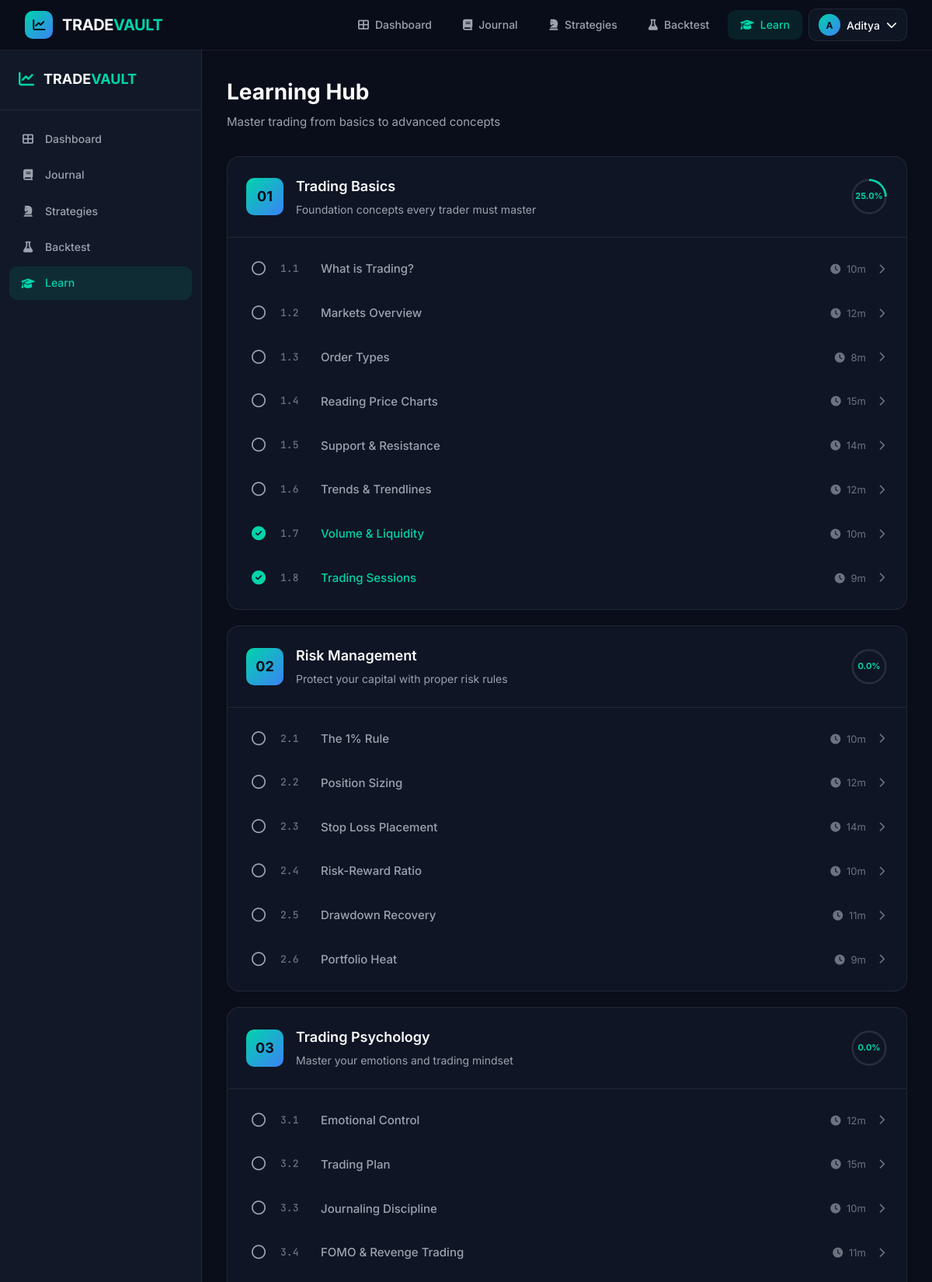
Screenshot of /learn (signed in, upper part) with the database file from the repository.
### tables this page shows
CREATE TABLE users (
    id INTEGER PRIMARY KEY AUTOINCREMENT,
    username TEXT UNIQUE NOT NULL,
    email TEXT UNIQUE NOT NULL,
    password_hash TEXT NOT NULL,
    created_at TIMESTAMP DEFAULT CURRENT_TIMESTAMP
);

CREATE TABLE learning_modules (
    id INTEGER PRIMARY KEY AUTOINCREMENT,
    title TEXT NOT NULL,
    description TEXT,
    module_order INTEGER NOT NULL,
    lesson_count INTEGER NOT NULL DEFAULT 0,
    is_locked INTEGER DEFAULT 0,
    prerequisite_module_id INTEGER,
    created_at TIMESTAMP DEFAULT CURRENT_TIMESTAMP
);

CREATE TABLE learning_lessons (
    id INTEGER PRIMARY KEY AUTOINCREMENT,
    module_id INTEGER NOT NULL,
    title TEXT NOT NULL,
    content TEXT NOT NULL,
    duration INTEGER NOT NULL,
    lesson_order INTEGER NOT NULL,
    created_at TIMESTAMP DEFAULT CURRENT_TIMESTAMP,
    FOREIGN KEY (module_id) REFERENCES learning_modules(id) ON DELETE CASCADE
);

### app.py (the view)
@app.route('/learn')
@login_required
def learn():
    user_id = current_user.id
    modules = query_db('''
        SELECT m.*,
               COUNT(DISTINCT l.id) as total_lessons,
               COUNT(DISTINCT CASE WHEN up.completed = 1 THEN up.lesson_id END) as completed_lessons
        FROM learning_modules m
        LEFT JOIN learning_lessons l ON m.id = l.module_id
        LEFT JOIN user_progress up ON l.id = up.lesson_id AND up.user_id = ?
        GROUP BY m.id
        ORDER BY m.module_order
    ''', [user_id])
    module_lessons = {}
    for module in modules:
        lessons = query_db('''
            SELECT l.*,
                   CASE WHEN up.completed = 1 THEN 1 ELSE 0 END as is_completed
            FROM learning_lessons l
            LEFT JOIN user_progress up ON l.id = up.lesson_id AND up.user_id = ?
            WHERE l.module_id = ?
            ORDER BY l.lesson_order
        ''', [user_id, module['id']])
        module_lessons[module['id']] = [dict(lesson) for lesson in lessons]
    return render_template('learning.html', modules=modules, module_lessons=module_lessons)

### app.py (called while the page is built)
def get_db():
    if 'db' not in g:
        g.db = sqlite3.connect(app.config['DATABASE'])
        g.db.row_factory = sqlite3.Row  # Enables dict-like access to rows
    return g.db

def query_db(query, args=(), one=False):
    cur = get_db().execute(query, args)
    rv = cur.fetchall()
    cur.close()
    return (rv[0] if rv else None) if one else rv

@login_manager.user_loader
def load_user(user_id):
    row = query_db('SELECT * FROM users WHERE id = ?', [user_id], one=True)
    if row:
        return User(row['id'], row['username'], row['email'], row['created_at'])
    return None

@app.context_processor
def inject_globals():
    return {
        'current_year': datetime.now().year,
        'app_name': 'TRADEVAULT AI'
    }

### templates/learning.html (shortened to what this page needs)
{% extends 'base.html' %}
{% block content %}
<div class="app-container">
    <aside class="sidebar">
        <div class="sidebar-brand">
            <i class="fas fa-chart-line"></i>
            <span>TRADE<span class="brand-accent">VAULT</span></span>
        </div>
        <nav class="sidebar-nav">
            <a href="{{ url_for('dashboard') }}" class="sidebar-link">
                <i class="fas fa-th-large"></i><span>Dashboard</span>
            </a>
            <a href="{{ url_for('journal') }}" class="sidebar-link">
                <i class="fas fa-book"></i><span>Journal</span>
            </a>
            <a href="{{ url_for('strategies') }}" class="sidebar-link">
                <i class="fas fa-chess-knight"></i><span>Strategies</span>
            </a>
            <a href="{{ url_for('backtest') }}" class="sidebar-link">
                <i class="fas fa-flask"></i><span>Backtest</span>
            </a>
            <a href="{{ url_for('learn') }}" class="sidebar-link active">
                <i class="fas fa-graduation-cap"></i><span>Learn</span>
            </a>
        </nav>
    </aside>
    <div class="main-content">
        <header class="page-header">
            <div>
                <h1 class="page-title">Learning Hub</h1>
                <p class="page-subtitle">Master trading from basics to advanced concepts</p>
            </div>
        </header>
        <div class="modules-list">
            {% for module in modules %}
            <div class="module-card {% if module.is_locked %}module-locked{% endif %}">
                <div class="module-header">
                    <div class="module-number">{{ "%02d"|format(module.module_order) }}</div>
                    <div class="module-info">
                        <h3 class="module-title">{{ module.title }}</h3>
                        <p class="module-desc">{{ module.description }}</p>
                    </div>
                    <div class="module-progress">
                        {% if module.total_lessons > 0 %}
                        {% set percent = (module.completed_lessons / module.total_lessons * 100)|round %}
                        <div class="module-progress-ring">
                            <svg viewBox="0 0 36 36">
                                <circle cx="18" cy="18" r="16" fill="none" stroke="rgba(255,255,255,0.1)" stroke-width="2"/>
                                <circle cx="18" cy="18" r="16" fill="none" stroke="#00d4aa" stroke-width="2"
                                        stroke-dasharray="100" stroke-dashoffset="{{ 100 - percent }}"
                                        transform="rotate(-90 18 18)"/>
                            </svg>
                            <span class="module-progress-text">{{ percent }}%</span>
                        </div>
                        {% endif %}
                    </div>
                </div>
                <div class="module-lessons">
                    {% set lessons = module_lessons[module.id] %}
                    {% for lesson in lessons %}
                    <a href="{{ url_for('lesson', lesson_id=lesson.id) }}" class="lesson-item {% if lesson.is_completed %}lesson-completed{% endif %}">
                        <div class="lesson-status">
                            {% if lesson.is_completed %}
                            <i class="fas fa-check-circle"></i>
                            {% else %}
                            <i class="far fa-circle"></i>
                            {% endif %}
                        </div>
                        <div class="lesson-info">
                            <span class="lesson-number">{{ module.module_order }}.{{ lesson.lesson_order }}</span>
                            <span class="lesson-title">{{ lesson.title }}</span>
                        </div>
                        <div class="lesson-meta">
                            <span class="lesson-duration"><i class="fas fa-clock"></i> {{ lesson.duration }}m</span>
                            <i class="fas fa-chevron-right"></i>
                        </div>
                    </a>
                    {% endfor %}
                </div>
            </div>
            {% endfor %}
        </div>
    </div>
</div>
{% endblock %}

### templates/base.html (shortened to what this page needs)
<!DOCTYPE html>
<html lang="en">
<head>
    <link rel="stylesheet" href="{{ url_for('static', filename='css/style.css') }}">
    <link rel="stylesheet" href="https://cdnjs.cloudflare.com/ajax/libs/font-awesome/6.5.1/css/all.min.css">
</head>
<body class="dark-theme">
    <nav class="navbar">
        <div class="nav-container">
            <a href="{{ url_for('index') }}" class="nav-brand">
                <div class="brand-icon">
                    <i class="fas fa-chart-line"></i>
                </div>
                <span class="brand-text">TRADE<span class="brand-accent">VAULT</span></span>
            </a>
            <div class="nav-links">
                {% if current_user.is_authenticated %}
                    <a href="{{ url_for('dashboard') }}" class="nav-link {% if request.endpoint == 'dashboard' %}active{% endif %}">
                        <i class="fas fa-th-large"></i> Dashboard
                    </a>
                    <a href="{{ url_for('journal') }}" class="nav-link {% if request.endpoint == 'journal' %}active{% endif %}">
                        <i class="fas fa-book"></i> Journal
                    </a>
                    <a href="{{ url_for('strategies') }}" class="nav-link {% if request.endpoint == 'strategies' %}active{% endif %}">
                        <i class="fas fa-chess-knight"></i> Strategies
                    </a>
                    <a href="{{ url_for('backtest') }}" class="nav-link {% if request.endpoint == 'backtest' %}active{% endif %}">
                        <i class="fas fa-flask"></i> Backtest
                    </a>
                    <a href="{{ url_for('learn') }}" class="nav-link {% if request.endpoint == 'learn' %}active{% endif %}">
                        <i class="fas fa-graduation-cap"></i> Learn
                    </a>
                    <div class="nav-dropdown">
                        <button class="nav-user-btn">
                            <div class="user-avatar">{{ current_user.username[0].upper() }}</div>
                            <span>{{ current_user.username }}</span>
                            <i class="fas fa-chevron-down"></i>
                        </button>
                    </div>
                {% else %}
                    <a href="{{ url_for('login') }}" class="nav-link">Sign In</a>
                    <a href="{{ url_for('signup') }}" class="btn btn-primary btn-sm">Get Started</a>
                {% endif %}
            </div>
        </div>
    </nav>
    <main class="{% if request.endpoint == 'index' %}landing-page{% else %}app-page{% endif %}">
        {% block content %}{% endblock %}
    </main>
</body>
</html>

### rows the page displays
users: username "A", username "Aditya"
learning_modules: module_order "01", title "Trading Basics", description "Foundation concepts every trader must master", percent "25.0", module_order "1"
learning_lessons: lesson_order "1", title "What is Trading?", duration "10"
learning_lessons: lesson_order "2", title "Markets Overview", duration "12"
learning_lessons: lesson_order "3", title "Order Types", duration "8"
learning_lessons: lesson_order "4", title "Reading Price Charts", duration "15"
learning_lessons: lesson_order "5", title "Support & Resistance", duration "14"
learning_lessons: lesson_order "6", title "Trends & Trendlines", duration "12"
learning_lessons: lesson_order "7", title "Volume & Liquidity", duration "10"
learning_lessons: lesson_order "8", title "Trading Sessions", duration "9"
learning_modules: module_order "02", title "Risk Management", description "Protect your capital with proper risk rules", percent "0.0", module_order "2"
learning_lessons: lesson_order "1", title "The 1% Rule", duration "10"
learning_lessons: lesson_order "2", title "Position Sizing", duration "12"
learning_lessons: lesson_order "3", title "Stop Loss Placement", duration "14"
learning_lessons: lesson_order "4", title "Risk-Reward Ratio", duration "10"
learning_lessons: lesson_order "5", title "Drawdown Recovery", duration "11"
learning_lessons: lesson_order "6", title "Portfolio Heat", duration "9"
learning_modules: module_order "03", title "Trading Psychology", description "Master your emotions and trading mindset", percent "0.0", module_order "3"
learning_lessons: lesson_order "1", title "Emotional Control", duration "12"
learning_lessons: lesson_order "2", title "Trading Plan", duration "15"
learning_lessons: lesson_order "3", title "Journaling Discipline", duration "10"
learning_lessons: lesson_order "4", title "FOMO & Revenge Trading", duration "11"
